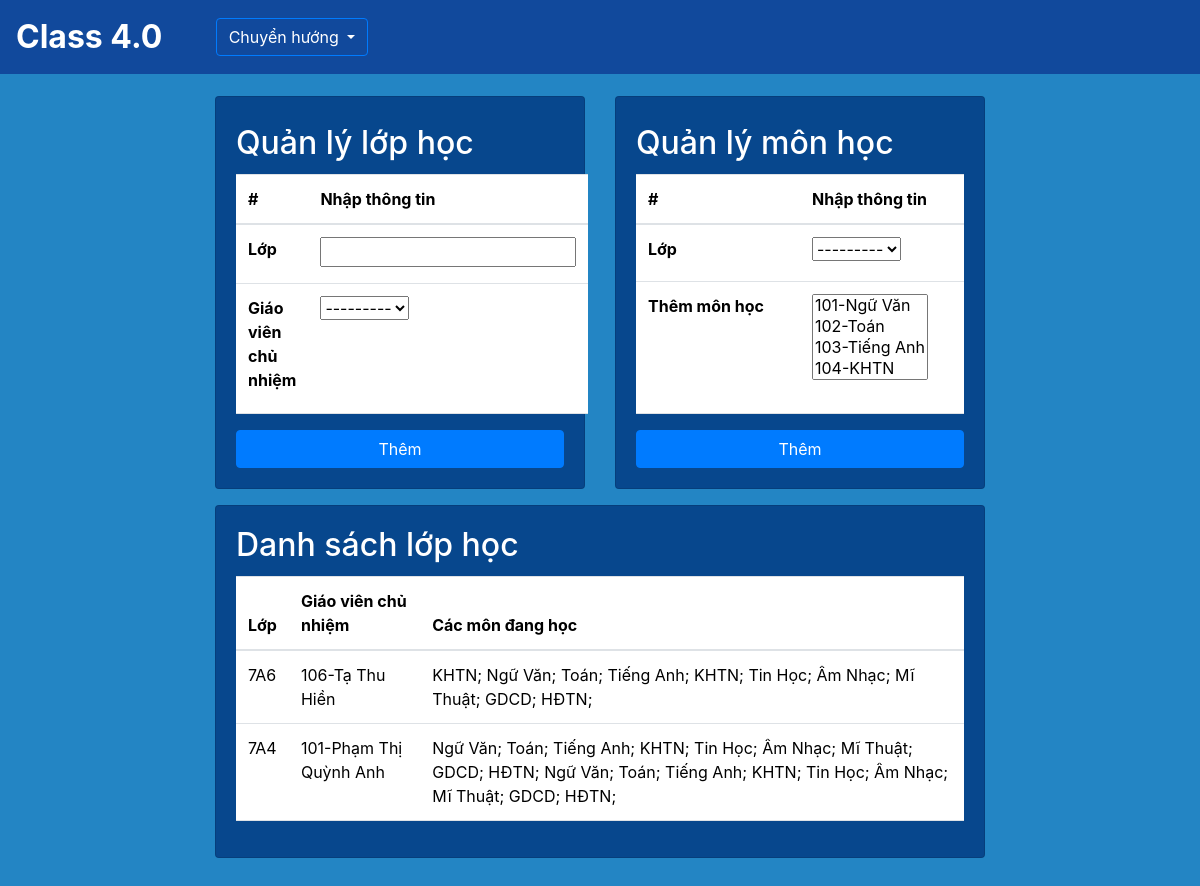
The page /school/classrooms/ on the database its author committed.
### SM/models.py (models this page shows)
class Classroom(models.Model):
    name = models.CharField(primary_key=True,max_length=10)
    manager = models.ForeignKey('app_User.Teacher', on_delete=models.CASCADE,related_name='classroom') # 1 lớp chỉ có 1 giáo viên và ngược lại
    def __str__(self):
        return self.name

class Subject (models.Model):
    id = models.CharField(primary_key=True, max_length = 10)
    name = models.CharField(max_length = 100,blank=False, null=False) # cần đảm bảo bắt buôc phải có
    def __str__(self):
        return f"{self.id}-{self.name}"

### app_User/models.py (models this page shows, shortened)
class Teacher(AbstractBaseUser,PermissionsMixin):
    email = models.EmailField(blank = True, default="",unique=True)
    id = models.CharField(max_length=10, unique=True,primary_key=True)
    last_name = models.CharField(max_length = 100,blank =True, default="")
    first_name = models.CharField(max_length = 100,blank =True, default="")
    is_active = models.BooleanField(default=True)
    is_superuser = models.BooleanField(default=False)
    is_staff = models.BooleanField(default=False)
    date_joined = models.DateTimeField(default = timezone.now)
    last_login = models.DateTimeField(default = timezone.now)
    objects = TeacherManager()
    USERNAME_FIELD = 'email'
    EMAIL_FIELD = 'email'
    REQUIRED_FIELDS = ['id'] #id
    class Meta:
        verbose_name = 'Teacher_User'
        verbose_name_plural = 'Teacher_Users'
    def __str__(self):
        return self.id

### SM/views.py (the view)
# urls.py: path('classrooms/', views.add_and_set_classroom, name='smclassroom'),
def add_and_set_classroom(request):
    classrooms = Classroom.objects.all()
    if request.method == 'POST':
        form_Classroom = ClassroomForm(request.POST)
        form_Subject = ClassoomSubjectForm(request.POST)
        if form_Classroom.is_valid():
            action = request.POST.get('action')
            if action == 'addclassroom':
                form_Classroom.save()
                messages.success(request, 'Thêm lớp học thành công!')
                return HttpResponseRedirect(request.path_info)
        elif form_Subject.is_valid():
            action = request.POST.get('action')
            if action == 'setsubject':
                form_Subject.save()
                messages.success(request,'Thành Công')
                return HttpResponseRedirect(request.path_info)
    else:
        form_Classroom = ClassroomForm()
        form_Subject = ClassoomSubjectForm()
    context = {
        'classroom':classrooms,
        'classroomForm': form_Classroom,
        'subjectsForm':form_Subject
    }
    return render(request, 'classrooms.html',context)

### SM/forms.py
class ClassroomForm(forms.ModelForm):
    class Meta:
        model = Classroom
        fields = '__all__'

class ClassoomSubjectForm(forms.ModelForm):
    class Meta:
        model = ClassroomSubject
        fields = '__all__'
        filter_horizontal = ['subject']

### SM/templates/classrooms.html (shortened to what this page needs)
{% extends "base.html" %}
{% load static %}
{% block Nav %}
<div class="dropdown">
    <button type="button" class="btn btn-outline-primary text-white dropdown-toggle" data-bs-toggle="dropdown">
        Chuyển hướng
    </button>
</div>
{% endblock Nav %}
{% block content %}
<div class="row" style="margin-top: 6rem">
    <div class="col-2"></div>
    <div class="col-8">
        <div class=row>
            <div class="col-6">
                <div class="card" style="background-color: #07478D">
                    <div class="card-body">
                        <h2 class="card-title text-white" style="margin-top: 2%;">Quản lý lớp học</h2>
                        <form method="POST">
                            <table class="table" style="height:15rem">
                                <thead>
                                <tr>
                                    <th scope="col">#</th>
                                    <th scope="col">Nhập thông tin</th>
                                </tr>
                                </thead>
                                <tbody>
                                    <tr>
                                        <th scope="row">Lớp</th>
                                        <td>{{classroomForm.name }}</td>
                                    </tr>
                                    <tr>
                                        <th scope="row">Giáo viên chủ nhiệm</th>
                                        <td>{{classroomForm.manager }}</td>
                                    </tr>
                                </tbody>
                            </table>
                            <button id="openModalBtn" type="submit" name="action" value="addclassroom" class="btn btn-primary" data-bs-toggle="modal" data-bs-target="#myModal" style="width:100%">Thêm</button>
                        </form>
                    </div>
                </div>
            </div>
            <div class="col-6">
                <div class="card" style="background-color: #07478D">
                    <div class="card-body">
                        <h2 class="card-title text-white" style="margin-top: 2%;">Quản lý môn học</h2>
                        <form method="POST">
                            <table class="table" style="height:15rem">
                                <thead>
                                <tr>
                                    <th scope="col">#</th>
                                    <th scope="col">Nhập thông tin</th>
                                </tr>
                                </thead>
                                <tbody>
                                    <tr>
                                        <th scope="row">Lớp</th>
                                        <td>{{subjectsForm.classroom }}</td>
                                    </tr>
                                    <tr>
                                        <th scope="row">Thêm môn học</th>
                                        <td>{{subjectsForm.subject}}</td>
                                    </tr>
                                </tbody>
                            </table>
                            <button id="openModalBtn" type="submit" name="action" value="setsubject" class="btn btn-primary" data-bs-toggle="modal" data-bs-target="#myModal" style="width:100%">Thêm</button>
                        </form>
                    </div>
                </div>
            </div>
        </div>
        <div class="card" style="background-color: #07478D; margin-top: 1rem">
            <div class="card-body">
                <h2 class="card-title text-white" style="margin-top: 0%;">Danh sách lớp học</h2>
                <form method="POST">
                    <table class="table">
                        <thead>
                        <tr>
                            <th scope="col">Lớp</th>
                            <th scope="col">Giáo viên chủ nhiệm</th>
                            <th scope="col">Các môn đang học</th>
                        </tr>
                        </thead>
                        <tbody>
                            {% for classroom in classroom %}
                                <tr>
                                    <td>{{classroom.name}}</td>
                                    <td>{{classroom.manager.id}}-{{classroom.manager.first_name}} {{classroom.manager.last_name}}</td>
                                    <td>
                                        {% for X in classroom.subjects.all %}
                                        {% for subject in X.subject.all %}
                                            {{subject.name}};
                                        {% endfor %}
                                        {% endfor %}
                                    </td>
                                </tr>
                            {% endfor %}
                        </tbody>
                    </table>
                </form>
            </div>
        </div>
    </div>
    <div class="col-2"></div>
</div>
{% endblock content %}

### templates/base.html (style rules this page uses)
body { margin: 0; padding: 0; height: 100vh; width: 100vw; overflow-x: hidden; }

### rows shown on the page
Classroom: name "7A6", manager.id "106", manager.first_name "Tạ Thu", manager.last_name "Hiền"
Subject: name "KHTN"
Subject: name "Ngữ Văn"
Subject: name "Toán"
Subject: name "Tiếng Anh"
Subject: name "Tin Học"
Subject: name "Âm Nhạc"
Subject: name "Mĩ Thuật"
Subject: name "GDCD"
Subject: name "HĐTN"
Classroom: name "7A4", manager.id "101", manager.first_name "Phạm Thị", manager.last_name "Quỳnh Anh"
